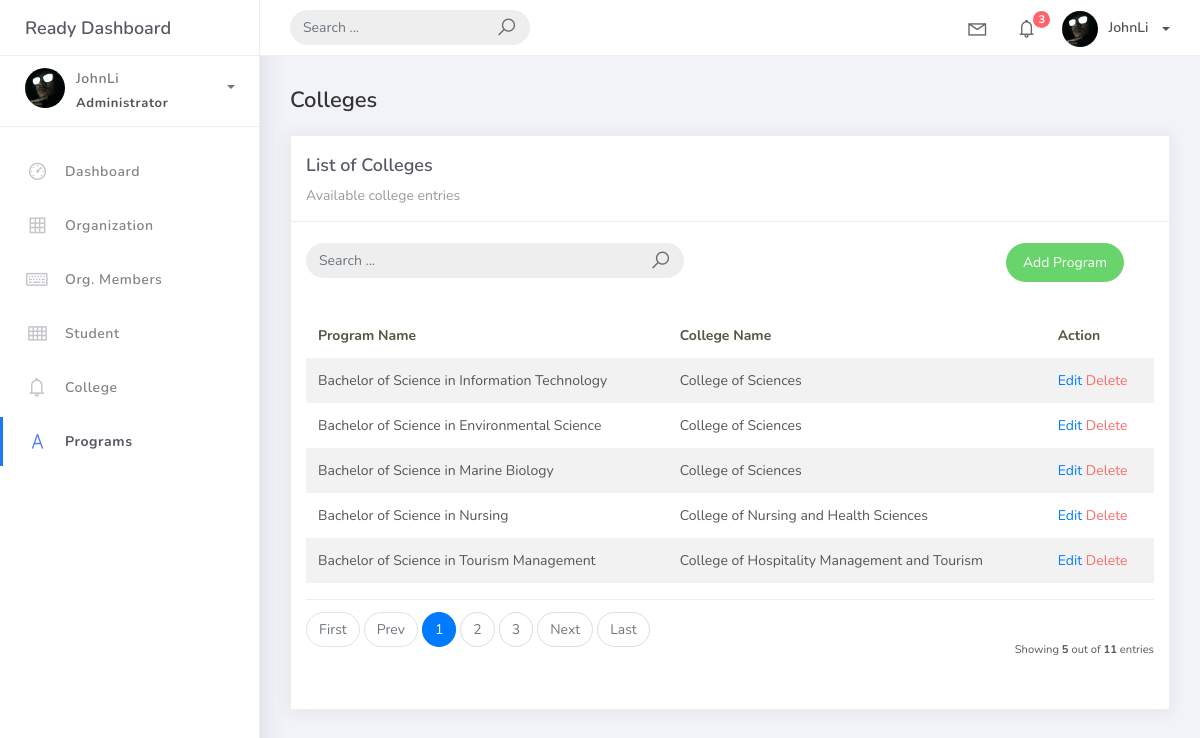
The page /program_list on the database its author committed.
### studentorg/models.py (models this page shows)
class BaseModel (models.Model):
    created_at = models.DateTimeField(auto_now_add=True, db_index=True)
    updated_at = models.DateTimeField(auto_now=True)
    class Meta:
        abstract = True

class Program(BaseModel):
    prog_name = models.CharField(max_length=150)
    college = models.ForeignKey(College, on_delete=models.CASCADE)
    def __str__(self):
        return self.prog_name

class College(BaseModel):
    college_name = models.CharField(max_length=150)
    def __str__(self):
        return self.college_name

### studentorg/views.py (the view)
# urls.py: path('program_list', ProgramList.as_view(), name='program-list'),
class ProgramList(ListView):
    model = Program
    context_object_name = 'programs'
    template_name = "program_list.html"
    paginate_by = 5

### templates/program_list.html
{% extends 'base.html' %}
{% load static %}
{% block content %}
<div class="content">
    <div class="container-fluid">
        <h4 class="page-title">Colleges</h4>
        <div class="row">
            <div class="col-md-12">
                <div class="card">
                    <div class="card-header">
                        <div class="card-title">List of Colleges</div>
                        <div class="card-category">Available college entries</div>
                    </div>
                    <br />
                    <div class="col-md-12 row">
                        <div class="col-md-6">
                            <form class="navbar-left navbar-form nav-search mr-md-3" action="">
                                <div class="input-group">
                                    <input type="text" placeholder="Search ..." class="form-control" />
                                    <div class="input-group-append">
                                        <span class="input-group-text">
                                            <i class="la la-search search-icon"></i>
                                        </span>
                                    </div>
                                </div>
                            </form>
                        </div>
                        <div class="col-md-6">
                            <div class="pull-right">
                                <a href="{% url 'program-add' %}" class="btn btn-success btn-rounded">Add Program</a>
                            </div>
                        </div>
                    </div>
                    <div class="card-body">
                        <table class="table table-striped mt-3">
                            <thead>
                                <tr>
                                    <th scope="col">Program Name</th>
                                    <th scope="col">College Name</th>
                                    <th scope="col">Action</th>
                                </tr>
                            </thead>
                            <tbody>
                                {% for object in object_list %}
                                <tr>
                                    <td>{{ object }}</td>
                                    <td>{{ object.college }}</td>
                                    <td>
                                        <a href="program_list/{{ object.id }}">Edit</a>
                                        <a href="program_list/{{ object.id }}/delete"\\class="text-danger" style="color: rgb(250, 109, 109);">Delete</a>
                                    </td>
                                </tr>
                                {% empty %}
                                <tr>
                                    <td colspan="2" style="text-align: center;">
                                        <p class="text-sm font-weight-bold mb-0">No Colleges Found</p>
                                    </td>
                                </tr>
                                {% endfor %}
                            </tbody>
                        </table>
                        {% include 'includes/pagination.html' %}
                    </div>
                </div>
            </div>
        </div>
    </div>
</div>
{% endblock %}

### rows shown on the page
Program: prog_name "Bachelor of Science in Information Technology", college "College of Sciences"
Program: prog_name "Bachelor of Science in Environmental Science", college "College of Sciences"
Program: prog_name "Bachelor of Science in Marine Biology", college "College of Sciences"
Program: prog_name "Bachelor of Science in Nursing", college "College of Nursing and Health Sciences"
Program: prog_name "Bachelor of Science in Tourism Management", college "College of Hospitality Management and Tourism"

### other values the page prints
{{ page_num }} "1"
{{ page_num }} "2" "3"
{{ object_list.count }} "5"
{{ paginator.count }} "11"
